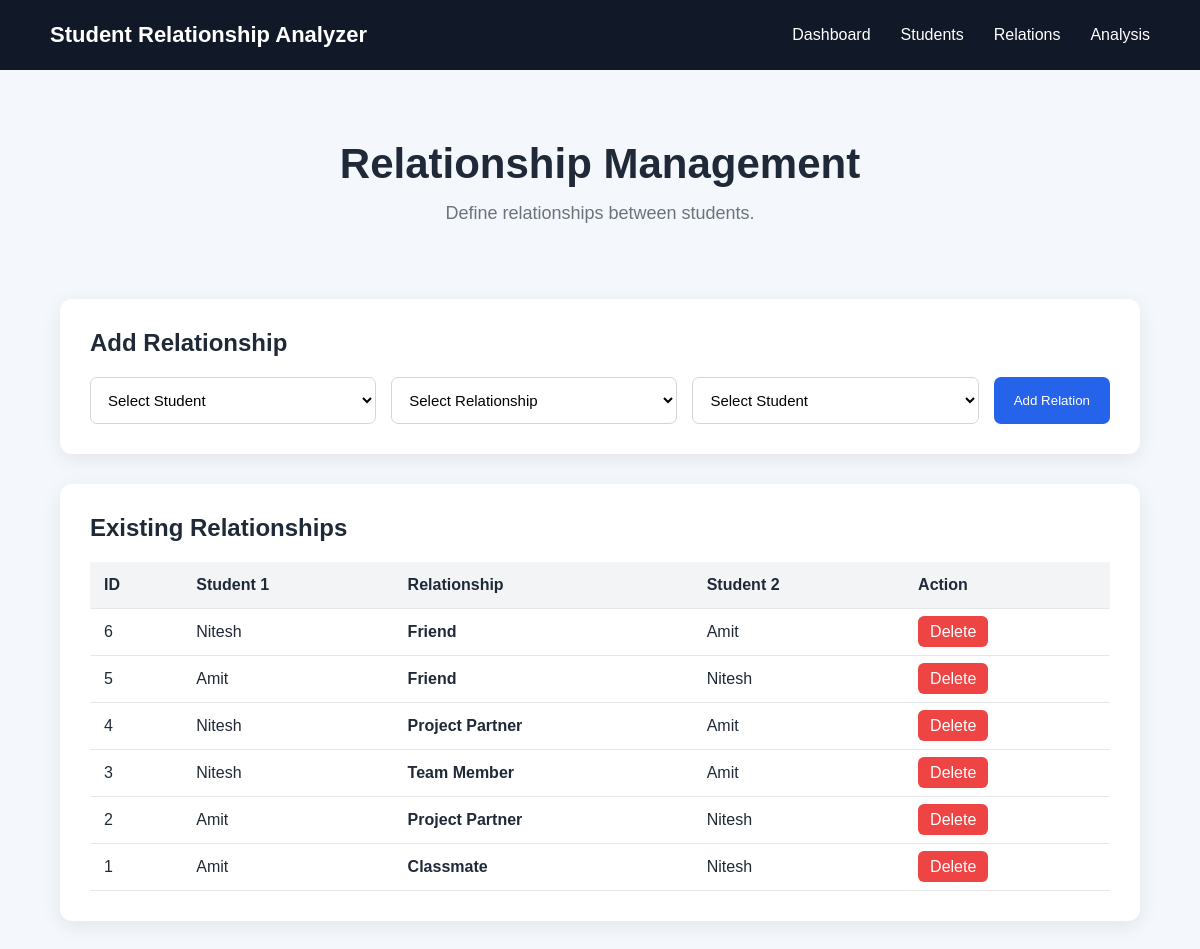
The app's page /relations with its own data.
### tables this page shows
CREATE TABLE relations (
            id INTEGER PRIMARY KEY AUTOINCREMENT,
            student1_id INTEGER NOT NULL,
            student2_id INTEGER NOT NULL,
            relation_type TEXT NOT NULL,
            FOREIGN KEY (student1_id) REFERENCES students(id),
            FOREIGN KEY (student2_id) REFERENCES students(id)
        );

CREATE TABLE students (
            id INTEGER PRIMARY KEY AUTOINCREMENT,
            name TEXT NOT NULL,
            branch TEXT NOT NULL,
            year INTEGER NOT NULL
        );

### app.py (the view)
@app.route("/relations")
def relations():
    conn = get_db_connection()
    students = conn.execute(
        "SELECT * FROM students ORDER BY name"
    ).fetchall()
    relations = conn.execute("""
        SELECT
            relations.id,
            s1.name AS student1,
            s2.name AS student2,
            relations.relation_type
        FROM relations
        JOIN students s1
            ON relations.student1_id = s1.id
        JOIN students s2
            ON relations.student2_id = s2.id
        ORDER BY relations.id DESC
    """).fetchall()
    conn.close()
    return render_template(
        "relations.html",
        students=students,
        relations=relations
    )

### database.py (called while the page is built)
def get_db_connection():
    conn = sqlite3.connect(DATABASE)
    conn.row_factory = sqlite3.Row
    return conn

### templates/relations.html (shortened to what this page needs)
<!DOCTYPE html>
<html lang="en">
<head>
    <link rel="stylesheet"
          href="{{ url_for('static', filename='style.css') }}">
</head>
<body>
<nav class="navbar">
    <div class="logo">
        Student Relationship Analyzer
    </div>
    <div class="nav-links">
        <a href="/">Dashboard</a>
        <a href="/students">
            Students
        </a>
        <a href="/relations">
            Relations
        </a>
        <a href="/analysis">
            Analysis
        </a>
    </div>
</nav>
<main class="container">
    <section class="hero">
        <h1>Relationship Management</h1>
        <p>
            Define relationships between students.
        </p>
    </section>
    <section class="student-form">
        <h2>Add Relationship</h2>
        {% if students|length >= 2 %}
        <form action="/add_relation"
              method="POST">
            <select name="student1" required>
                <option value="">
                    Select Student
                </option>
            </select>
            <select name="relation_type" required>
                <option value="">
                    Select Relationship
                </option>
            </select>
            <select name="student2" required>
                <option value="">
                    Select Student
                </option>
            </select>
            <button type="submit">
                Add Relation
            </button>
        </form>
        {% else %}
        <p class="empty">
            Add at least two students before creating a relationship.
        </p>
        {% endif %}
    </section>
    <section class="student-list">
        <h2>Existing Relationships</h2>
        {% if relations %}
        <table>
            <thead>
                <tr>
                    <th>ID</th>
                    <th>Student 1</th>
                    <th>Relationship</th>
                    <th>Student 2</th>
                    <th>Action</th>
                </tr>
            </thead>
            <tbody>
                {% for relation in relations %}
                <tr>
                    <td>
                        {{ relation.id }}
                    </td>
                    <td>
                        {{ relation.student1 }}
                    </td>
                    <td>
                        <strong>
                            {{ relation.relation_type }}
                        </strong>
                    </td>
                    <td>
                        {{ relation.student2 }}
                    </td>
                    <td>
                        <a
                            href="/delete_relation/{{ relation.id }}"
                            class="delete-btn"
                            onclick="return confirm('Delete this relationship?')"
                        >
                            Delete
                        </a>
                    </td>
                </tr>
                {% endfor %}
            </tbody>
        </table>
        {% else %}
        <p class="empty">
            No relationships added yet.
        </p>
        {% endif %}
    </section>
</main>
</body>
</html>

### static/style.css (style rules this page uses)
* { margin: 0; padding: 0; box-sizing: border-box; }
body { font-family: Arial, sans-serif; background: #f4f7fb; color: #1f2937; }
.navbar { height: 70px; background: #111827; color: white; display: flex; align-items: center; justify-content: space-between; padding: 0 50px; }
.logo { font-size: 22px; font-weight: bold; }
.nav-links { display: flex; gap: 30px; }
.nav-links a { color: white; text-decoration: none; }
.container { width: 90%; max-width: 1200px; margin: auto; }
.hero { text-align: center; padding: 70px 20px 50px; }
.hero h1 { font-size: 42px; margin-bottom: 15px; }
.hero p { font-size: 18px; color: #6b7280; margin-bottom: 25px; }
.student-form, .student-list { background: white; padding: 30px; margin-bottom: 30px; border-radius: 12px; box-shadow: 0 5px 20px rgba(0, 0, 0, 0.08); }
.student-form h2, .student-list h2 { margin-bottom: 20px; }
.student-form form { display: grid; grid-template-columns: 1fr 1fr 1fr auto; gap: 15px; }
.student-form button { padding: 13px 20px; border: none; border-radius: 7px; background: #2563eb; color: white; cursor: pointer; }
table { width: 100%; border-collapse: collapse; }
th, td { padding: 14px; text-align: left; border-bottom: 1px solid #e5e7eb; }
th { background: #f3f4f6; }
.delete-btn { background: #ef4444; color: white; padding: 7px 12px; border-radius: 6px; text-decoration: none; }
.student-form select { padding: 13px; border: 1px solid #d1d5db; border-radius: 7px; background: white; font-size: 15px; }

### records on screen
relations: id "6", student1 "Nitesh", relation_type "Friend", student2 "Amit"
relations: id "5", student1 "Amit", relation_type "Friend", student2 "Nitesh"
relations: id "4", student1 "Nitesh", relation_type "Project Partner", student2 "Amit"
relations: id "3", student1 "Nitesh", relation_type "Team Member", student2 "Amit"
relations: id "2", student1 "Amit", relation_type "Project Partner", student2 "Nitesh"
relations: id "1", student1 "Amit", relation_type "Classmate", student2 "Nitesh"
